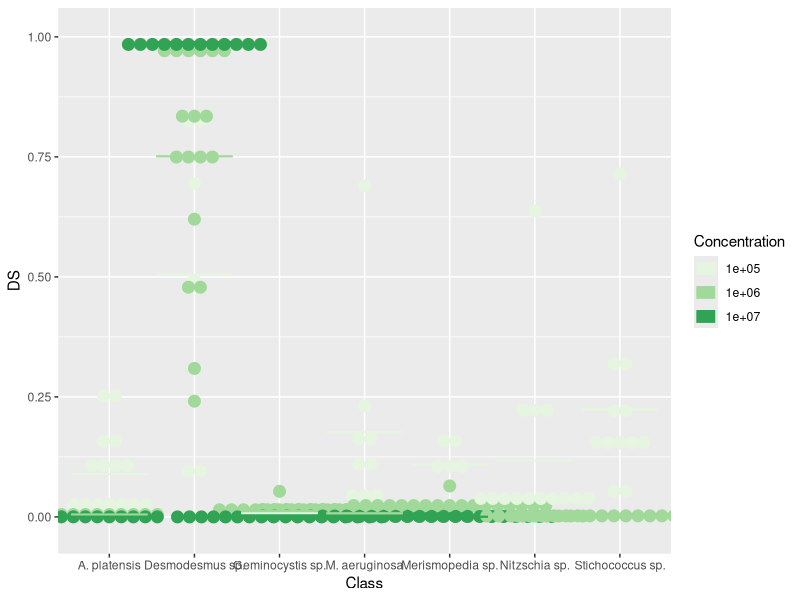
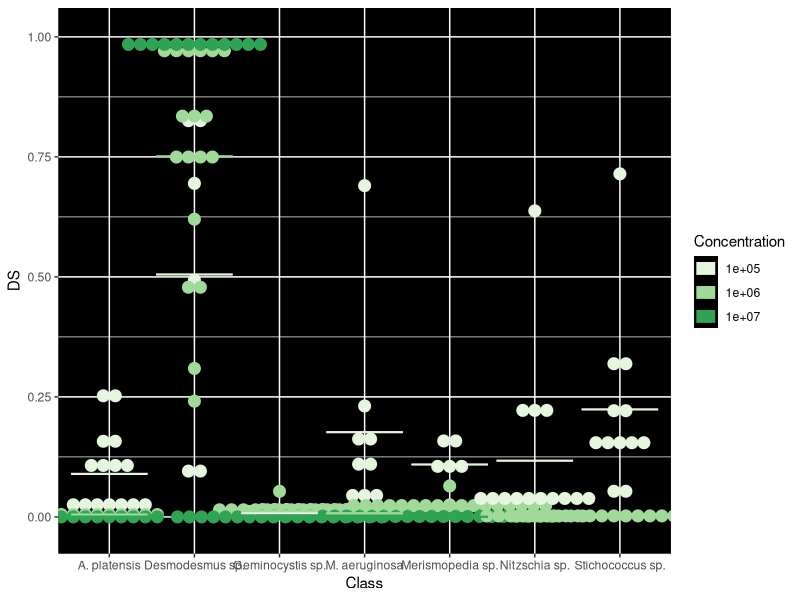

The R script that drew these images, in order:
### Load Libraries
library(readxl)
library(tidyverse)
library(RColorBrewer)

### Read Data
pred_DA_svm <- read_excel("Stack Question/Bunmi Figure/pred DA svm.xlsx", sheet = "Sheet3")
head(pred_DA_svm)
data = pred_DA_svm

data$Conc.Cat = as.character(data$Conc)
colnames(data)

### Plot Data

plot = data %>% 
  ggplot(aes(                             # Part 1: what are the axis
    x=Class,
    y=DS, 
    col=Conc.Cat, 
    fill = Conc.Cat)) +
  scale_fill_brewer(palette="Greens") +  # Part 2: Define the color pallete
  scale_color_brewer(palette="Greens") + # Part 2: Define the color pallete
 
  geom_dotplot(                          # Part 3: Make the dot plot
               binaxis = "y",         # which axis to bin along
               binwidth = 0.05,       # Minimal difference considered diffeerent
               stackdir = "center",   # Centered
               dotsize = 0.5          # Dot size
              ) + 
  stat_summary(                         # Part 4: Make a crossbar at the mean
    fun = mean, 
    fun.min = mean, 
    fun.max = mean, 
    geom = "crossbar",
    size = 0.3) +                      # Line thickness
  
  labs(                                  # Part 4: Change Legend Title
    fill="Concentration", 
    color = "Concentration")

### Display the plot
plot

### Save the plot
svg("Stack Question/Bunmi Figure/plot.svg") # Open the device

# Code of the plot
plot + theme(panel.background = element_rect(fill = 'black'))


# Close the graphics device
dev.off() 
